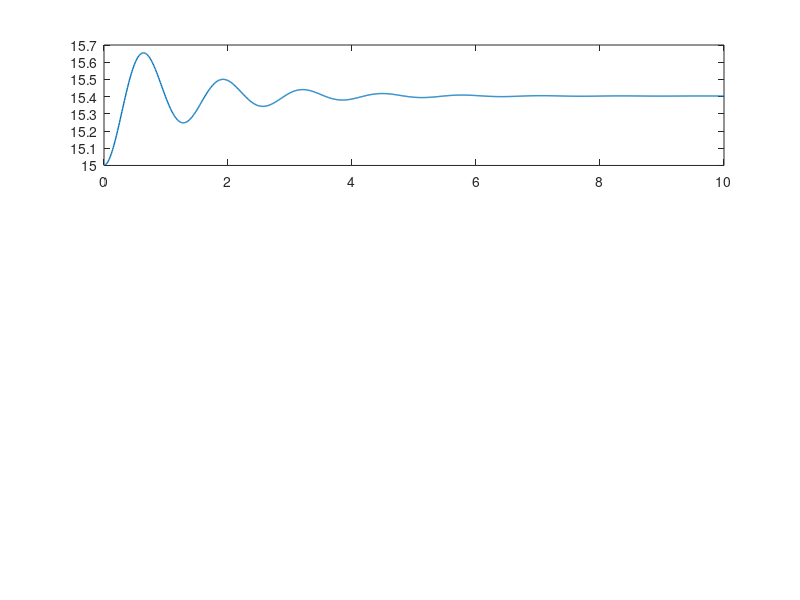

Reproduce this figure in MATLAB. (Note: this script raises an error after producing the figure.)
clear; clc; close all;


%% Plant model
h = 0.5; % bar length
M = 0.1; % propeller mass
m = 0.4; % bar mass
b = 0.1; % viscosity coefficient
Ts = 0.01; % sampling time
g = 9.81; % gravity acceleration
Jeq = (M + m/3)*h^2; % Resultant inertia momentum

%% Control parameters
N = 1000; % prediction horizon

%% Simulation
Tsim = 10;
num = ceil(Tsim/Ts);
%N = num;
t = Ts:Ts:N*Ts;

a = 0.01; % input magnitude
ub = a*ones(1,N); % base input

% Equilibrium point
theta_eq = 15*pi/180; % desired equilibrium angle (intial position)
ueq = M*g*sin(theta_eq)*h + m*g*sin(theta_eq)*h/2; % input needed to keep the initial position

u = ub + ueq*ones(1,N);

% initial conditions
theta1 = theta_eq;
theta2 = theta_eq;

for k = 1:N
    theta(k) = 2*theta2 - theta1 + (Ts^2/Jeq)*(-M*g*h*sin(theta1) - m*g*h*sin(theta1)/2 - (b/Ts)*(theta2 - theta1) + u(k));
    theta1 = theta2;
    theta2 = theta(k);
    % theta(k+2) = 2*theta(k+1) - theta(k) + (Ts^2/Jeq)*(-M*g*h*sin(theta(k)) - m*g*h*sin(theta(k))/2 - (b/Ts)*(theta(k+1) - theta(k)) + u(k));
end

subplot(3,1,1)
plot(Ts*(1:N),theta*180/pi,"LineWidth",1)
title("Ts = " + Ts + " and N = " + N + " ")
ylabel("Agular Position (degrees)")
grid on

subplot(3,1,2)
stairs(Ts*(1:N),u,"LineWidth",1)
title("a = " + a + "")
ylabel("Control Signal (N.m)")
grid on

subplot(3,1,3)
plot(Ts*(1:N),((theta - theta_eq)*180/pi)/a,"LineWidth",1)
title("Step Response")
ylabel("Agular Position (degrees)")
xlabel("Time (s)")
grid on

